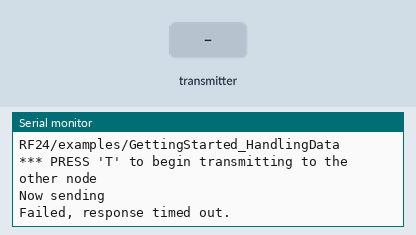
The sketch below on a simulated Arduino Uno, built with avr-gcc and run on an emulated ATmega328P. On the bench: the last lines printed to the serial monitor. The inputs (shaded band) are chosen by the test bench. No radio packets arrive unless stated.

Above: at 1.2 s.
1.3 s: the transmitter starts sending _micros = 0
At 2.1 s:
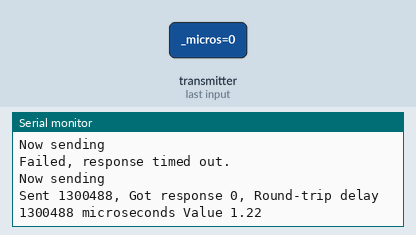
3.8 s: the transmitter starts sending sensor = 0
At 5.1 s:
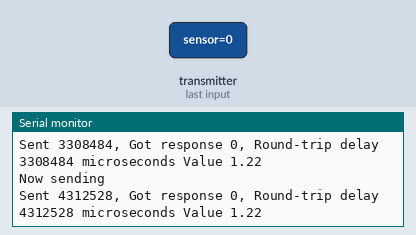
5.3 s: the transmitter starts sending value = 0
At 6.0 s:
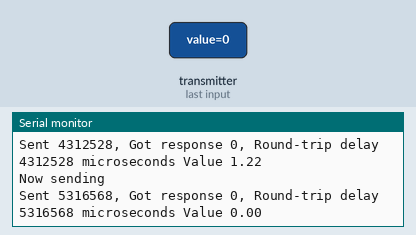
6.8 s: the transmitter starts sending _micros = 256
At 7.9 s:
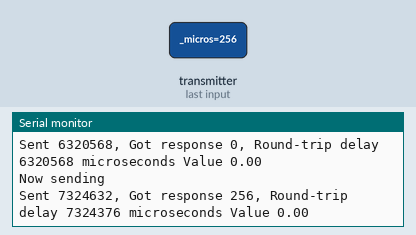
8.3 s: the transmitter starts sending sensor = 256
At 8.8 s:
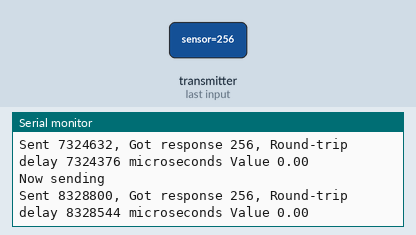
9.8 s: the transmitter starts sending value = 25
At 11.1 s:
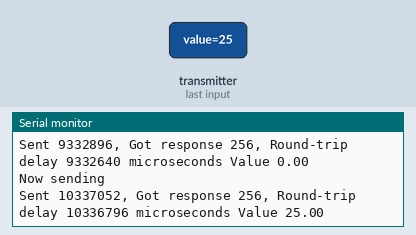
Timing chart, 0 to 12.3 s (numbered marks = the images above; inputs shaded):
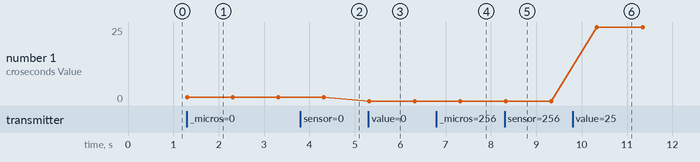

The sketch:

TX_V2.ino
```cpp
/*
* Getting Started example sketch for nRF24L01+ radios
* This is an example of how to send data from one node to another using data structures
* Updated: Dec 2014 by TMRh20
*/
#include <SPI.h>
#include "RF24.h"
byte addresses[][6] = {"1Node","2Node"};
/****************** User Config ***************************/
/***      Set this radio as radio number 0 or 1         ***/
bool radioNumber = 1;
/* Hardware configuration: Set up nRF24L01 radio on SPI bus plus pins 7 & 8 */
RF24 radio(9,10);
/**********************************************************/

struct dataStruct{
  unsigned long _micros;
  int sensor;
  float value;
}myData;

void setup() {
  Serial.begin(115200);
  Serial.println(F("RF24/examples/GettingStarted_HandlingData"));
  Serial.println(F("*** PRESS 'T' to begin transmitting to the other node"));

  radio.begin();
   radio.setPALevel(RF24_PA_LOW);

  // Open a writing and reading pipe on each radio, with opposite addresses
    radio.openWritingPipe(addresses[1]);
    radio.openReadingPipe(1,addresses[0]);

   myData.value = 1.22;
  // Start the radio listening for data
  radio.startListening();
}
void loop() {

  radio.stopListening();                                    // First, stop listening so we can talk.
  Serial.println(F("Now sending"));
  myData._micros = micros();
  if (!radio.write( &myData, sizeof(myData) )){
    Serial.println(F("failed"));
  }

  radio.startListening();                                    // Now, continue listening

  unsigned long started_waiting_at = micros();               // Set up a timeout period, get the current microseconds
  boolean timeout = false;                                   // Set up a variable to indicate if a response was received or not

  while ( ! radio.available() ){                             // While nothing is received
    if (micros() - started_waiting_at > 200000 ){            // If waited longer than 200ms, indicate timeout and exit while loop
       timeout = true;
       break;
   }
 }

    if ( timeout ){                                             // Describe the results
        Serial.println(F("Failed, response timed out."));
    }else{
                                                                // Grab the response, compare, and send to debugging spew
        radio.read( &myData, sizeof(myData) );
        unsigned long time = micros();

        // Spew it
        Serial.print(F("Sent "));
        Serial.print(time);
        Serial.print(F(", Got response "));
        Serial.print(myData._micros);
        Serial.print(F(", Round-trip delay "));
        Serial.print(time-myData._micros);
        Serial.print(F(" microseconds Value "));
        Serial.println(myData.value);
   //     Serial.print("Sensor:  ");
     //   Serial.println(myData.sensor);
    }
    // Try again 1s later
    delay(1000);
 } // Loop
```

Measured:
- after the input at 1.3 s, the serial monitor: prints a new line at once (image 1)
- after the input at 3.8 s, the serial monitor: prints a new line after 0.51 s (image 2)
- after the input at 5.3 s, the serial monitor: prints a new line at once (image 3)
- after the input at 6.8 s, the serial monitor: prints a new line after 0.53 s (image 4)
- after the input at 8.3 s, the serial monitor: prints a new line at once (image 5)
- after the input at 9.8 s, the serial monitor: prints a new line after 0.54 s (image 6)
- plotted number 1: 0 → 25 after the input at 9.8 s
